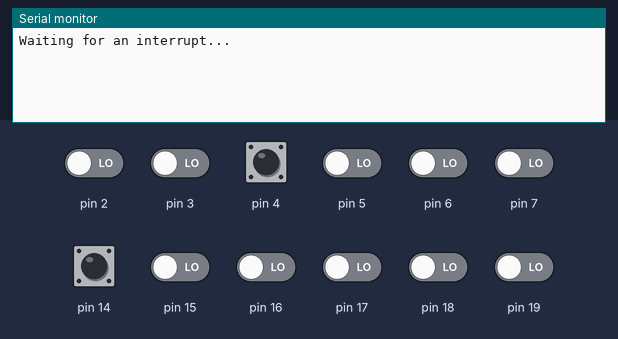
Simulated run of this sketch. Board: Arduino Uno, built with avr-gcc and run on an emulated ATmega328P. Parts: the last lines printed to the serial monitor. The inputs (shaded band) are chosen by the test bench; at power-on: pin 4, pin 14 HIGH, pin 2, pin 3, pin 5–7, pin 15–19 LOW.

Above: at 1.2 s.
1.3 s: pin 4 pulled LOW for 0.15 s
At 2.2 s:
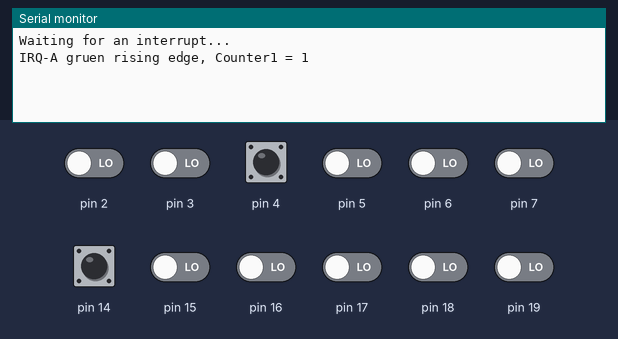
2.9 s: pin 14 pulled LOW for 0.15 s
At 3.5 s:
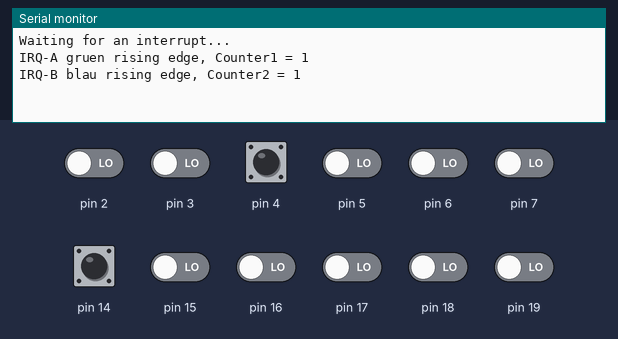
4.5 s: pin 4 pulled LOW for 1 s
At 5.9 s:
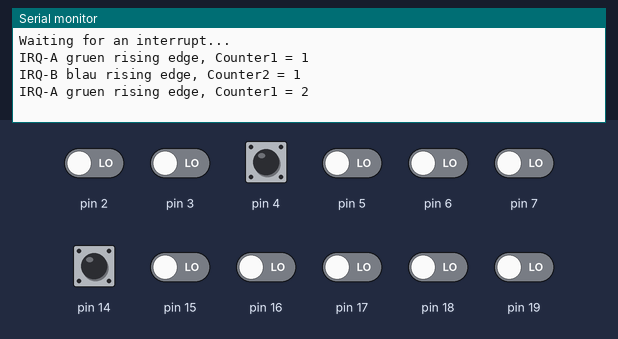
7.0 s: pin 14 pulled LOW for 1 s
At 9.0 s:
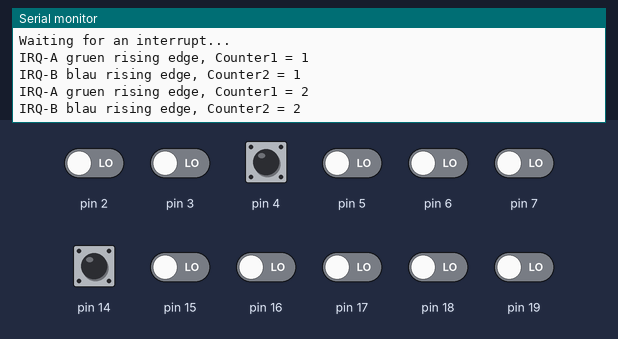

Measured:
- after the input at 1.3 s, the serial monitor: prints a new line after 0.15 s (image 1)
- after the input at 2.9 s, the serial monitor: prints a new line after 0.15 s (image 2)
- after the input at 4.5 s, the serial monitor: prints a new line after 1.0 s (image 3)
- after the input at 7.0 s, the serial monitor: prints a new line after 1.0 s (image 4)

The sketch:

pinchangeint.ino
```cpp
// (licence header left out)
//-----------------------------------------------------------------------------

// Define values for the interrupt counter:
volatile int counter1    = 0;        // Counter incremented by pin change interrupt
volatile int bounceTime  = 20;       // Switch bouncing time in milliseconds
volatile unsigned long IRQ1PrevTime; // Last time in milliseconds IRQ1 arrived
volatile int IRQ1PrevVal   = 0;      // Contact level last IRQ1
volatile int irqFlag1 = 0;           // 1=display counter after IRQ1; 0=do nothing

volatile int counter2    = 0;        // Counter incremented by pin change interrupt
volatile unsigned long IRQ2PrevTime; // Last time in milliseconds IRQ1 arrived
volatile int IRQ2PrevVal   = 0;      // Contact level last IRQ1
volatile int irqFlag2 = 0;           // 1=display counter after IRQ1; 0=do nothing

// Setup and Main:
void setup(){
  Serial.begin(57600);                // Initialize serial interface with 57600 Baud
  Serial.write("Waiting for an interrupt...\n");
  // Make Arduino Pin 7 (PCINT23/PD7) an input and set pull up resistor:
  pinMode(4, INPUT);
  digitalWrite(4, HIGH);
 pinMode(14, INPUT);
  digitalWrite(14, HIGH);
  // This is ATMEGA368 specific, see page 75 of long datasheet
  // PCICR: Pin Change Interrupt Control Register - enables interrupt vectors
  // Bit 2 = enable PC vector 2 (PCINT23..16)
  // Bit 1 = enable PC vector 1 (PCINT14..8)
  // Bit 0 = enable PC vector 0 (PCINT7..0)
  PCICR |= (1 << PCIE2);             // Set port bit in CICR
  PCICR |= (1 << PCIE1);             // Set port bit in CICR
  // Pin change mask registers decide which pins are enabled as triggers:
  PCMSK2 |= (1<<PCINT20);            // Set pin interrupt for digital input
  PCMSK1 |= (1<<PCINT8);            // Set pin interrupt for digital input
  IRQ1PrevTime=millis();             // Hold actual time
  IRQ2PrevTime=millis();             // Hold actual time
  interrupts();                      // Enable interrupts
}

void loop()
{
  // Place your main loop commands here (e.g. output to LCD)
  if (irqFlag1==1)                   // Flag was set by IRQ1 routine
  {
    Serial.write("IRQ-A gruen rising edge, Counter1 = ");
    Serial.println(counter1);
    irqFlag1=0;                      // Reset IRQ1 flag
  }
  if (irqFlag2==1)                   // Flag was set by IRQ1 routine
  {
    Serial.write("IRQ-B blau rising edge, Counter2 = ");
    Serial.println(counter2);
    irqFlag2=0;                      // Reset IRQ1 flag
  }
}

//-----------------------------------------------------------------------------
// Subs and Functions:

ISR(PCINT2_vect)
{
  // You have to write your own interrupt handler. Don't change the name!
  // This code will be called anytime when PCINT23 switches high to low,
  // or low to high.
  byte PVal;                                   // Port value (8 Bits)
  byte IRQ1ActVal;                             // Actual IRQ1 value
  long unsigned IRQ1ActTime;

  PVal = PIND;                                 // Read port D (8 bit)
  IRQ1ActVal = PVal & (1<<PCINT20);            // Mask out all except IRQ1
  IRQ1ActVal = IRQ1ActVal >> PCINT20;          // shift to right for bit0 position
  IRQ1ActTime=millis();                        // Read actual millis time
  if(IRQ1ActTime - IRQ1PrevTime > bounceTime)  // No bouncing anymore:
  {
    // No contact bouncing anymore:
    if(IRQ1PrevVal==0 && IRQ1ActVal==1)        // Transition 0-->1
    {
      // Place your command for rising signal here...
      counter1++;
      if(counter1>255) counter1 = 0;
      IRQ1PrevTime=IRQ1ActTime;
      IRQ1PrevVal=IRQ1ActVal;
      irqFlag1=1;
    }
    if(IRQ1PrevVal==1 && IRQ1ActVal==0)        // Transition 1-->0
    {
      // Place your command for falling signal here...
      IRQ1PrevVal=IRQ1ActVal;
    }
  }
}
ISR(PCINT1_vect)
{
  // You have to write your own interrupt handler. Don't change the name!
  // This code will be called anytime when PCINT23 switches high to low,
  // or low to high.
  byte PVal;                                   // Port value (8 Bits)
  byte IRQ2ActVal;                             // Actual IRQ1 value
  long unsigned IRQ2ActTime;

  PVal = PINC;                                 // Read port D (8 bit)
  IRQ2ActVal = PVal & (1<<PCINT8);            // Mask out all except IRQ1
  IRQ2ActVal = IRQ2ActVal >> PCINT8;          // shift to right for bit0 position
  IRQ2ActTime=millis();                        // Read actual millis time
  if(IRQ2ActTime - IRQ2PrevTime > bounceTime)  // No bouncing anymore:
  {
    // No contact bouncing anymore:
    if(IRQ2PrevVal==0 && IRQ2ActVal==1)        // Transition 0-->1
    {
      // Place your command for rising signal here...
      counter2++;
      if(counter2>255) counter2 = 0;
      IRQ2PrevTime=IRQ2ActTime;
      IRQ2PrevVal=IRQ2ActVal;
      irqFlag2=1;
    }
    if(IRQ2PrevVal==1 && IRQ2ActVal==0)        // Transition 1-->0
    {
      // Place your command for falling signal here...
      IRQ2PrevVal=IRQ2ActVal;
    }
  }
}
```
